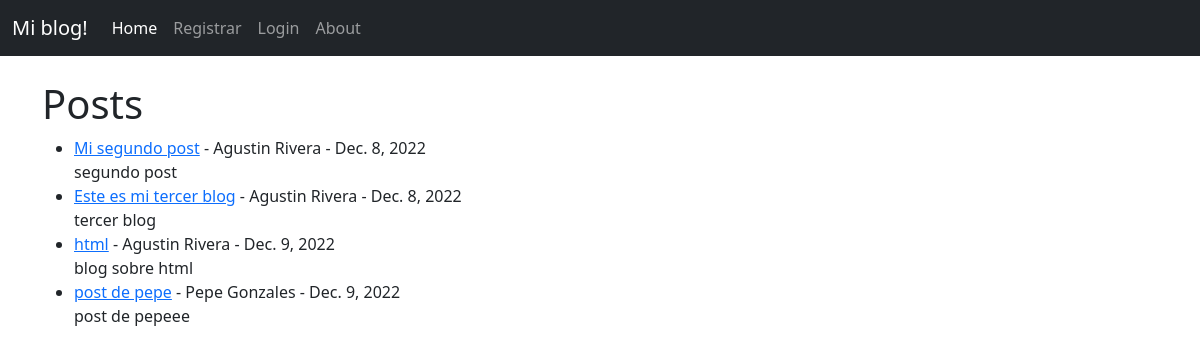
/, run on an earlier commit of the app's database.
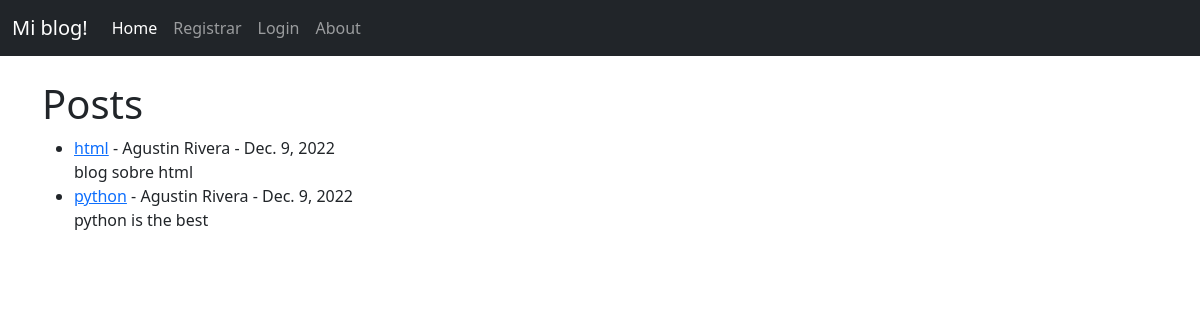
And on a later commit of the database.
### appblog/models.py (models this page shows, shortened)
class Post(models.Model):
    titulo = models.CharField(max_length=60)
    titulo_tag = models.CharField(max_length=60)
    autor = models.ForeignKey(User, on_delete=models.CASCADE)
    cuerpo = RichTextField(blank=True, null=True)
    fecha = models.DateField(auto_now_add=True)
    descripcion = models.CharField(max_length=100, default='click en el link para leer mas')

### appblog/views.py (the view)
# urls.py: path('', PostList.as_view(), name="inicio"),
class PostList(ListView):
    model = Post
    template_name = 'appblog/inicio.html'

### appblog/templates/appblog/inicio.html (shortened to what this page needs)
{% extends 'appblog/base.html' %}
{% block contenido %}
<h1> Posts </h1>
<ul>
{% for Post in object_list %}
    <li><a href="{% url 'detalle-post' Post.id %}" >{{ Post.titulo }}</a> - {{ Post.autor.first_name }}
        {{Post.autor.last_name }} -  {{ Post.fecha }}
    <br/>
{{ Post.descripcion }}</li>
{% endfor %}
</ul>
{% endblock %}

### appblog/templates/appblog/base.html (shortened to what this page needs)
<!doctype html>
<html lang="en">
  <head>
    <link href="https://cdn.jsdelivr.net/npm/bootstrap@5.0.2/dist/css/bootstrap.min.css" rel="stylesheet">
  </head>
  <body>
    <nav class="navbar navbar-expand-lg navbar-dark bg-dark">
        <div class="container-fluid">
          <a class="navbar-brand" href="{% url 'inicio' %}"> Mi blog!</a>
          <div class="collapse navbar-collapse" id="navbarSupportedContent">
            <ul class="navbar-nav me-auto mb-2 mb-lg-0">
              <li class="nav-item">
                <a class="nav-link active" aria-current="page" href="{% url 'inicio' %}">Home</a>
              </li>
              {% if request.user.is_authenticated %}
                <li class="nav-item">
                <a class="nav-link" href="{% url 'agregar-post' %}">Agregar Post</a>
              </li>
                <li class="nav-item">
                <a class="nav-link" href="{% url 'logout' %}">Logout</a>
              </li>
              <li class="nav-item">
                <a class="nav-link" href="{% url 'edit_profile' %}">Editar Perfil</a>
              </li>
              {% else %}
                 <li class="nav-item">
                <a class="nav-link" href="{% url 'register' %}">Registrar</a>
              </li>
                <li class="nav-item">
                <a class="nav-link" href="{% url 'login' %}">Login</a>
              </li>
              {% endif %}
              <li class="nav-item">
                <a class="nav-link" href="{% url 'about' %}">About</a>
              </li>
            </ul>
          </div>
        </div>
      </nav>
    <br/>
    <div class="container">
    {% block contenido%}
    {% endblock%}
    </div>
  </body>
</html>

What changed in the data, as far as the page shows it:
removed Post: titulo "Mi segundo post", autor.first_name "Agustin", autor.last_name "Rivera", fecha "Dec. 8, 2022", descripcion "segundo post"
removed Post: titulo "Este es mi tercer blog", autor.first_name "Agustin", autor.last_name "Rivera", fecha "Dec. 8, 2022", descripcion "tercer blog"
removed Post: titulo "post de pepe", autor.first_name "Pepe", autor.last_name "Gonzales", fecha "Dec. 9, 2022", descripcion "post de pepeee"
added Post: titulo "python", autor.first_name "Agustin", autor.last_name "Rivera", fecha "Dec. 9, 2022", descripcion "python is the best"
